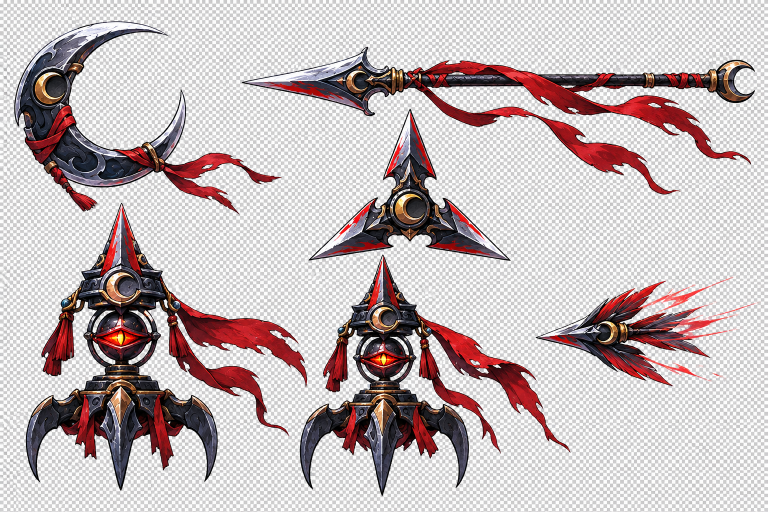
#> input picture art/generated/combat_sources_20261027/ig_05fba3112b35c417016ae064cb33bc87d0a4b039995527f573.png, 1536 x 1024 px, given in place of ig_05fba3112b35c417016ae066c1e58c87d0978113e1e2fdab2d.png, which was not available (shown at 1/2 size)
$ python build_finishing_art.py
#> lines starting #> are read from the running program, lines starting #| are printed output that depends on the picture; after the words box and inside, x2 and y2 are one past the last pixel; in counts of white or black regions, pixels touching at a corner belong together; pictures that were not available may be replaced by others from this repository, and a replacement may not be noted
### tools/art/build_combat_art.py
"""Extract outlined combat sprites from retained native RGB sheets; record the matte."""
import hashlib
import json
from collections import deque
from pathlib import Path

import numpy as np
from PIL import Image, ImageFilter, ImageDraw

ROOT = Path(__file__).resolve().parents[2]
SOURCE = ROOT / "art/generated/combat_sources_20261027"
OUTPUT = ROOT / "art/generated/combat"
BOSS_ID = "ig_05fba3112b35c417016ae064208f6087d08f0126f82c7920b5"
OBJECT_ID = "ig_05fba3112b35c417016ae0646f4e2887d09cf58a7d4c2a6f61"


def extract(image, rows):
    rgb = np.asarray(image.convert("RGB")).astype(np.int16)
    h, w = rgb.shape[:2]
    neutral = (rgb.min(axis=2) > 140) & (rgb.max(axis=2) - rgb.min(axis=2) < 45)
    available = bytearray(neutral.astype(np.uint8).tobytes())
    removed = bytearray(w * h)
    pending = deque()
    for x in range(w):
        pending.extend([x, (h - 1) * w + x])
    for y in range(h):
        pending.extend([y * w, y * w + w - 1])
    while pending:
        at = pending.pop()
        if not available[at]:
            continue
        available[at] = 0
        removed[at] = 255
        x, y = at % w, at // w
        pending.extend(([at - 1] if x else []) + ([at + 1] if x < w - 1 else []) + ([at - w] if y else []) + ([at + w] if y < h - 1 else []))
    remaining = bytearray(255 - p for p in removed)
    found = []
    for start in range(w * h):
        if not remaining[start]:
            continue
        remaining[start] = 0
        pending = deque([start])
        pixels = []
        while pending:
            at = pending.pop()
            pixels.append(at)
            x, y = at % w, at // w
            for neighbor in ([at - 1] if x else []) + ([at + 1] if x < w - 1 else []) + ([at - w] if y else []) + ([at + w] if y < h - 1 else []):
                if remaining[neighbor]:
                    remaining[neighbor] = 0
                    pending.append(neighbor)
        if len(pixels) < 1200:
            continue
        xs, ys = [at % w for at in pixels], [at // w for at in pixels]
        bbox = (min(xs), min(ys), max(xs) + 1, max(ys) + 1)
        cut = image.crop(bbox).convert("RGBA")
        alpha = Image.new("L", cut.size)
        for at in pixels:
            alpha.putpixel((at % w - bbox[0], at // w - bbox[1]), 255)
        # The dark outline surrounds bright metal; connected exterior removal keeps
        # enclosed white highlights. One source-pixel erosion removes checker fringes.
        alpha = alpha.filter(ImageFilter.MinFilter(3))
        cut.putalpha(alpha)
        found.append((bbox, cut))
    return sorted(found, key=lambda item: (int((item[0][1] + item[0][3]) / 2) // (h // rows), item[0][0]))


# [36 lines left out: function main, not called in this run]


# [2 lines that do not run on import are left out]

### tools/art/build_environment_art.py
"""Build a sky layer and a non-mirrored periodic RGBA ridge from native outputs."""
import hashlib
import json
import shutil
from pathlib import Path

import numpy as np
from PIL import Image

ROOT = Path(__file__).resolve().parents[2]
SOURCE = ROOT / "art/generated/environment_sources_20261027"
OUTPUT = ROOT / "art/generated/environments"
SKY_ID = "ig_05fba3112b35c417016ae05c50992487d0a34a6cfdcd54dff3"
RIDGE_ID = "ig_05fba3112b35c417016ae05c7fadbc87d0acf7902f27141c94"


def periodic_rgba(image, overlap=192):
    original = np.asarray(image).astype(np.float32) / 255.0
    # Remove near-zero alpha noise in the native output's otherwise empty sky.
    original[original[:, :, 3] <= 2.0 / 255.0] = 0.0
    # Blend RGB in premultiplied space so transparent pixels cannot add dark fringes.
    original[:, :, :3] *= original[:, :, 3:4]
    result = original[:, overlap:].copy()
    weight = ((1.0 - np.cos(np.linspace(0.0, np.pi, overlap))) / 2.0).reshape(1, overlap, 1)
    result[:, -overlap:] = original[:, -overlap:] * (1.0 - weight) + original[:, :overlap] * weight
    # The wrap is between neighboring original columns; match endpoints exactly.
    seam = (result[:, 0] + result[:, -1]) * 0.5
    result[:, 0] = result[:, -1] = seam
    alpha = result[:, :, 3:4]
    np.divide(result[:, :, :3], alpha, out=result[:, :, :3], where=alpha > 0)
    result[:, :, :3][np.repeat(alpha == 0, 3, axis=2)] = 0
    return Image.fromarray(np.clip(np.round(result * 255), 0, 255).astype(np.uint8))


# [23 lines left out: function main, not called in this run]


# [2 lines that do not run on import are left out]

### tools/art/build_finishing_art.py
"""Build the retained portrait app icon and a low foreground strip."""
import hashlib
import json
from pathlib import Path

from PIL import Image

from build_combat_art import extract
from build_environment_art import periodic_rgba

ROOT = Path(__file__).resolve().parents[2]
ICON_ID = "ig_05fba3112b35c417016ae066c1e58c87d0978113e1e2fdab2d"
FOREGROUND_ID = "ig_05fba3112b35c417016ae068e66a2487d09a2f80c0541a49c6"
generated = ROOT / "art/generated"
icon = Image.open(generated / "icon_sources_20261027" / (ICON_ID + ".png")).convert("RGB")
#> icon is the input picture: PIL image 1536x1024 RGB; mean R, G, B 195.8, 183.8, 184.9
icon = icon.resize((1024, 1024), Image.Resampling.LANCZOS)
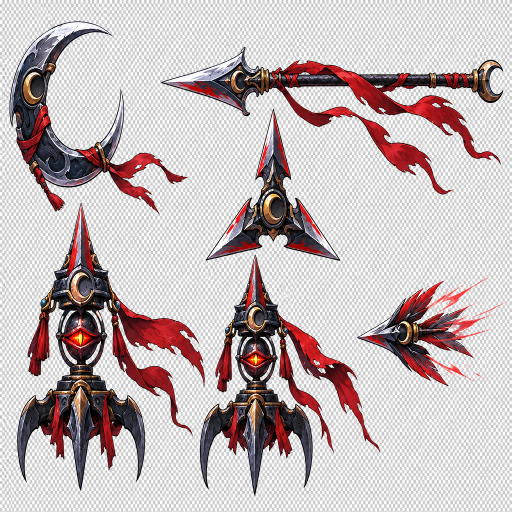
#> icon: PIL image 1024x1024 RGB (shown at 1/2 size); mean R, G, B 195.8, 183.8, 184.8
icon_path = generated / "application/app_icon_v01.png"
icon_path.parent.mkdir(exist_ok=True)
icon.save(icon_path)
source = Image.open(generated / "foreground_sources_20261027" / (FOREGROUND_ID + ".png"))
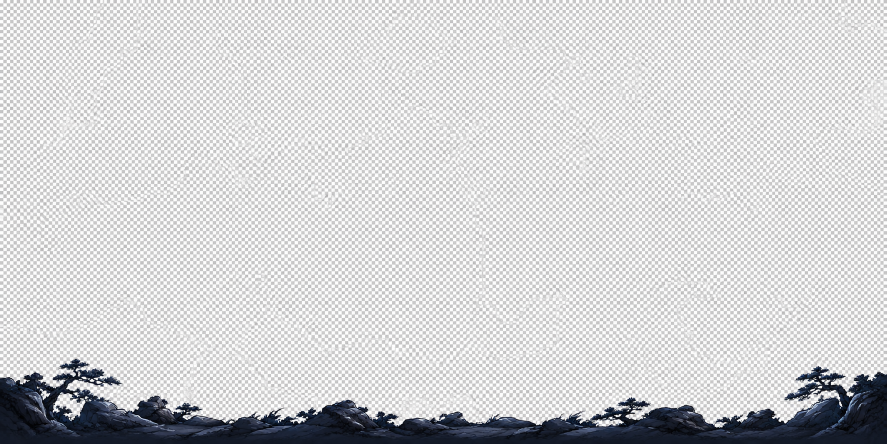
#> input picture art/generated/foreground_sources_20261027/ig_05fba3112b35c417016ae068e66a2487d09a2f80c0541a49c6.png, 1774 x 887 px (shown at 1/2 size)
#> source is the input picture: PIL image 1774x887 RGB; mean R, G, B 209.5, 209.9, 211.3
subjects = extract(source, 1)
#> in extract, `neutral = (rgb.min(axis=2) > 140) & (rgb.max(axis=2) - rgb.min(axis=2)..`:
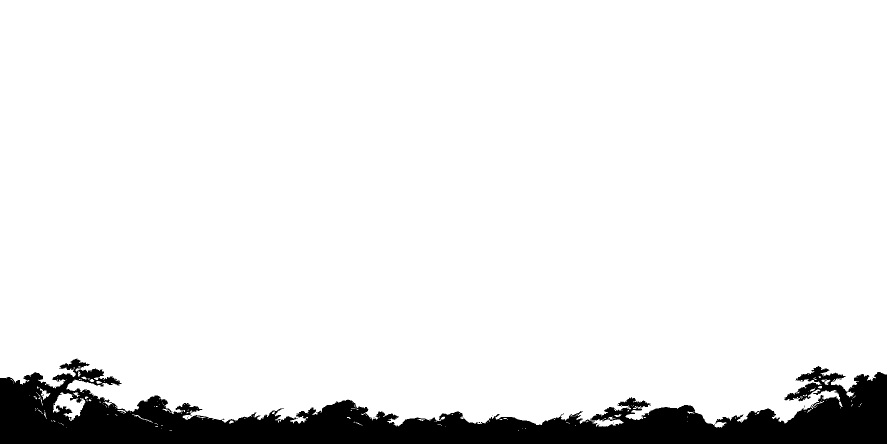
#> neutral: shape (887, 1774) bool (shown at 1/2 size); 91.9% white; 19 black regions (18 under 20 px), largest, box (x1, y1, x2, y2) and area: (0, 717, 1774, 887) 127671
#> after the loop in extract, `for start in range(w * h):`:
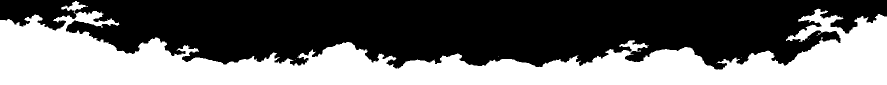
#> alpha: PIL image 1774x170 L (shown at 1/2 size); 41.7% white; 8 white regions (7 under 20 px), largest, box (x1, y1, x2, y2) and area: (0, 2, 1774, 170) 125792
#> after the loop in extract, `for start in range(w * h):`:
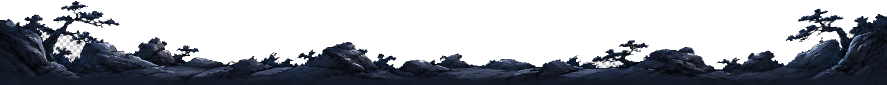
#> cut: PIL image 1774x170 RGBA (shown at 1/2 size); mean R, G, B, A 142.4, 145.2, 151.9, 106.4; transparent parts drawn white
#> after the loop in extract, `for start in range(w * h):`: found = 1 item
#> subjects = 1 item
assert len(subjects) == 1
bbox, cut = subjects[0]
#> bbox = (0, 717, 1774, 887)
cut = cut.resize((cut.width, round(cut.height * 0.5)), Image.Resampling.LANCZOS)
#> cut: PIL image 1774x85 RGBA
foreground = Image.new("RGBA", source.size)
#> foreground: PIL image 1774x887 RGBA; every value is 0
foreground.alpha_composite(cut, (bbox[0], source.height - cut.height))
foreground_path = generated / "environments/fog_ridge_foreground_v01.png"
periodic_rgba(foreground).save(foreground_path)
#> in periodic_rgba, `result = original[:, overlap:].copy()`:
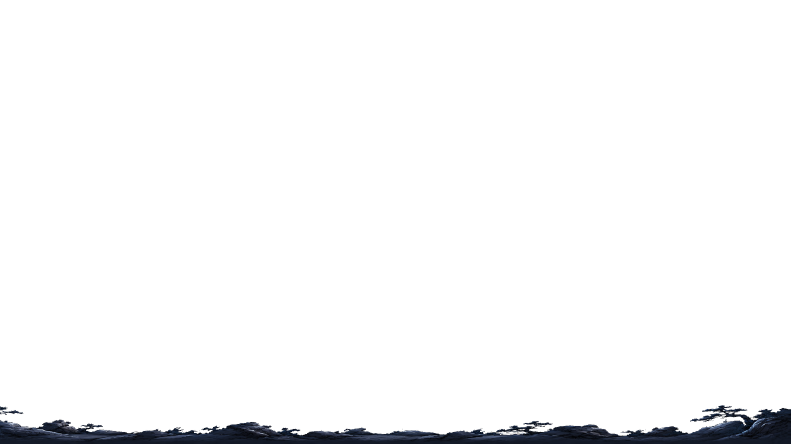
#> result: shape (887, 1582, 4) float32 (shown at 1/2 size); mean R, G, B, A 0.0045, 0.00548, 0.00767, 0.0362; transparent parts drawn white
#> in periodic_rgba, `seam = (result[:, 0] + result[:, -1]) * 0.5`: seam = 887 rows, first 6: [0, 0, 0, 0], [0, 0, 0, 0], [0, 0, 0, 0], [0, 0, 0, 0], [0, 0, 0, 0], [0, 0, 0, 0]
#> in periodic_rgba, `alpha = result[:, :, 3:4]`:
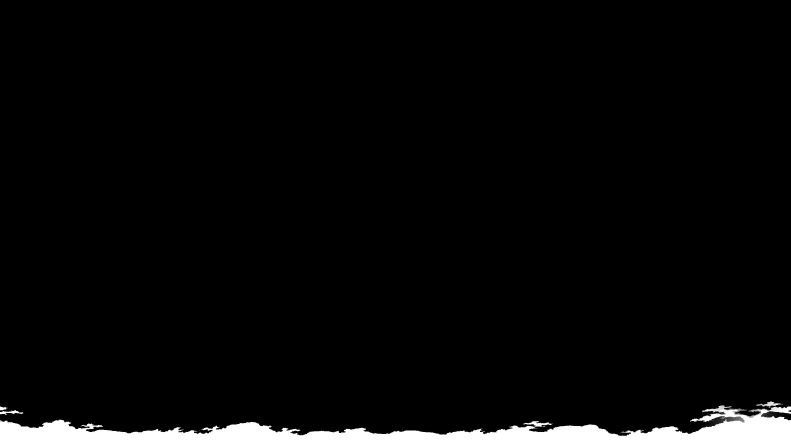
#> alpha: shape (887, 1582, 1) float32 (shown at 1/2 size); min 0, max 1, mean 0.0362
records = []
for path, call_id, operation in [(icon_path, ICON_ID, "Lanczos resize retained opaque 1254px square portrait to 1024px application icon"), (foreground_path, FOREGROUND_ID, "RGB exterior-neutral matte, 1px outline erosion; vertically compress foreground 50% and bottom-align below route; 192px premultiplied cosine wrap seam")]:
    image = Image.open(path)
    records.append(dict(path=str(path.relative_to(ROOT / "art")), source_id=call_id, width=image.width, height=image.height, sha256=hashlib.sha256(path.read_bytes()).hexdigest(), pixel_transform=operation, runtime_enabled=True, human_approved=False))
(generated / "application/manifest.json").write_text(json.dumps(dict(stage="runtime_pending_visual_acceptance", assets=records), ensure_ascii=False, indent=2) + "\n")
print("FINISHING_ART_BUILT", len(records), "textures")
#| FINISHING_ART_BUILT 2 textures
